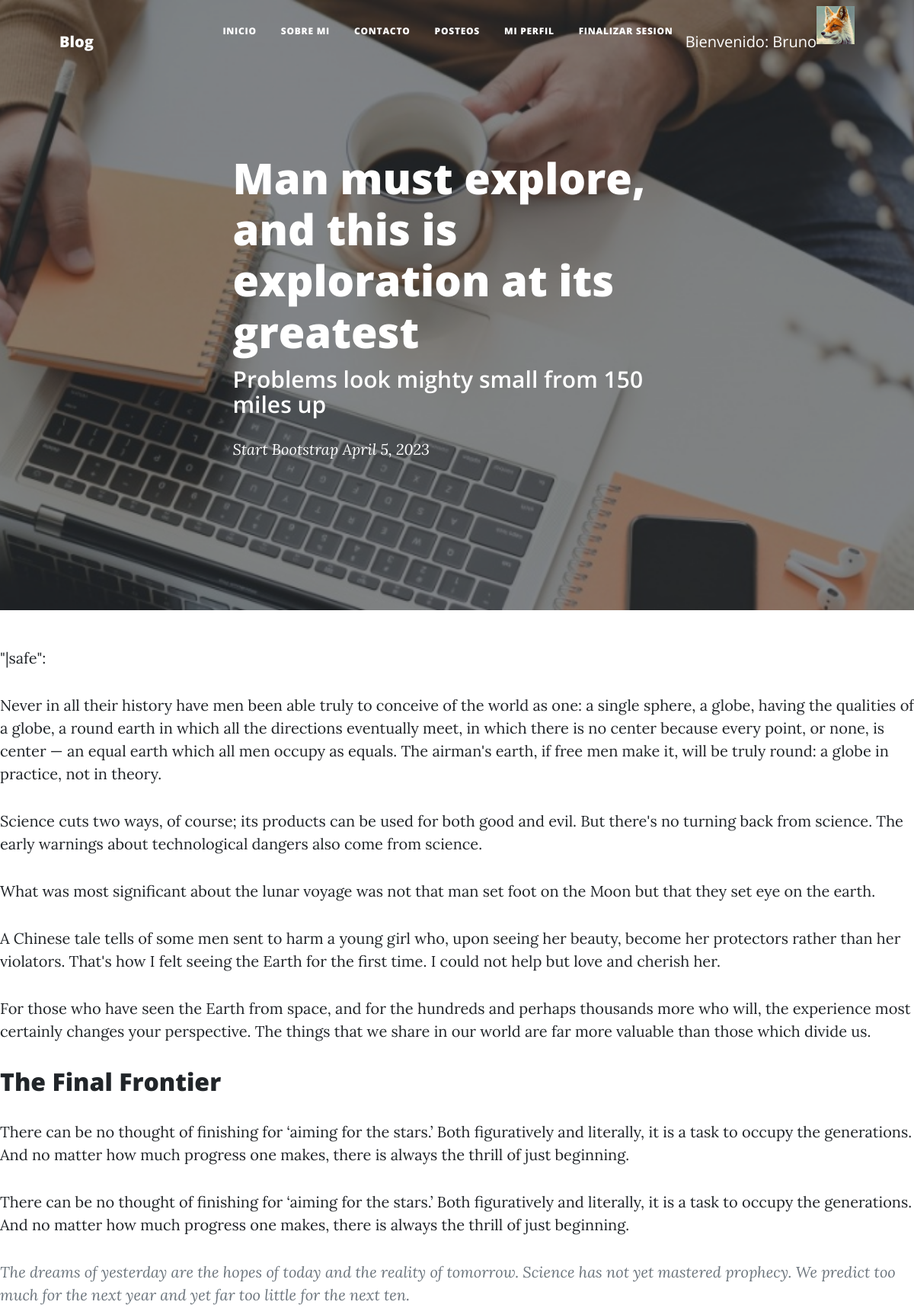
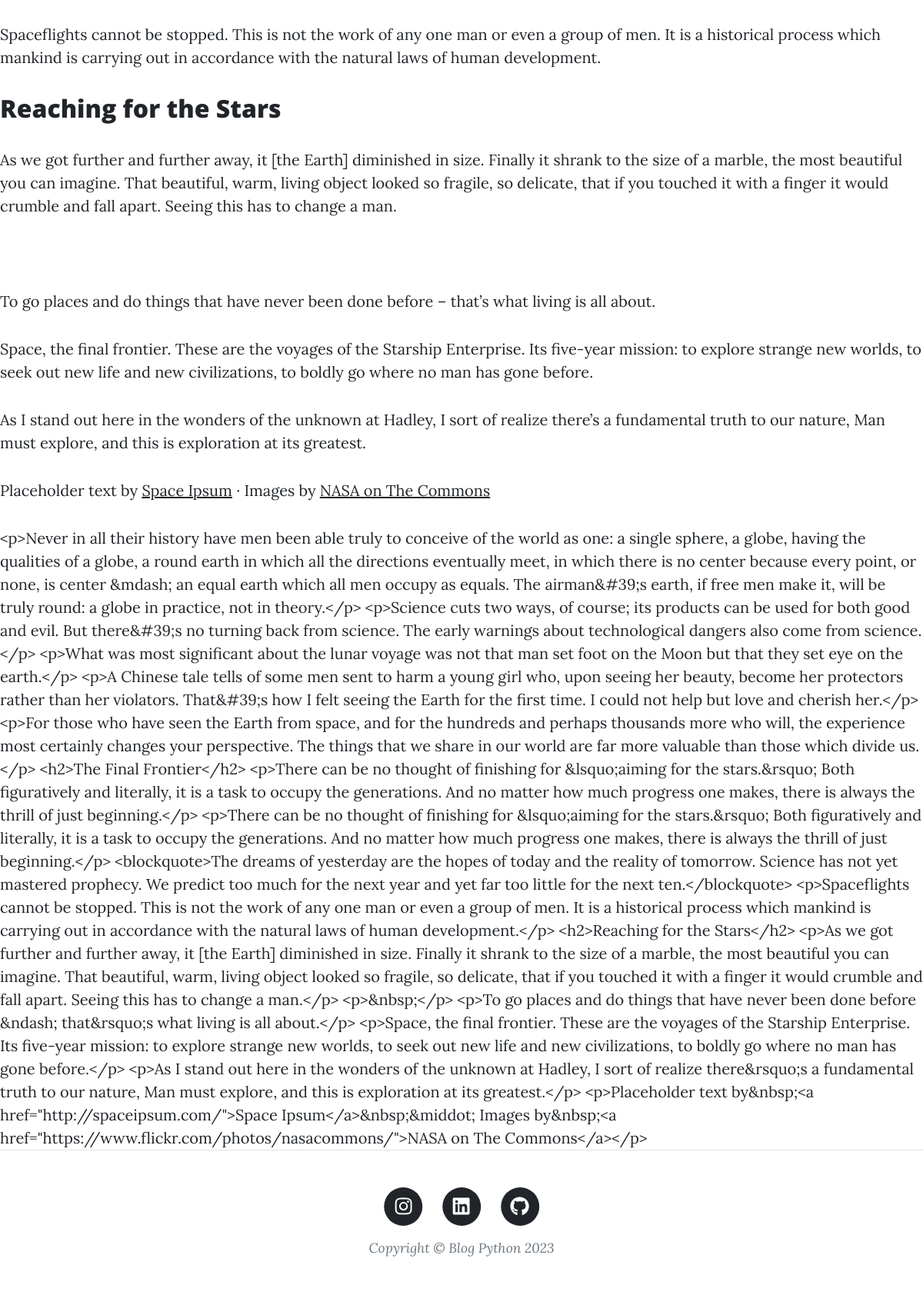
/Blog/vistaPost/3/ (signed in), run on the app's committed database (2 pictures, top to bottom).
### Blog/models.py (models this page shows, shortened)
class Posteos(models.Model):
    titulo = models.CharField(max_length=200)
    subtitulo = models.CharField(max_length=200)
    autor = models.CharField(max_length=50)
    fecha = models.DateField()
    texto = RichTextField()

### Blog/views.py (the view)
# urls.py: path('vistaPost/<int:id>/', vistaPost, name="vistaPost"),
@login_required
def vistaPost(request, id):
    posteo = Posteos.objects.get(id=id)
    context = {'posteo': posteo, "avatar": obtenerAvatar(request)}
    return render(request, 'vistaPost.html', context)

### Blog/views.py (called while the page is built)
@login_required
def obtenerAvatar(request):
    avatares = Avatar.objects.filter(user=request.user.id)
    if len(avatares) != 0:
        return avatares[0].imagen.url
    else:
        return "/media/avatares/default.png"

### Blog/templates/vistaPost.html (shortened to what this page needs)
{% extends "padre.html" %}
{% load static %}
{% block titulo %}
<header class="masthead" style="background-image: url('{% static "assets/img/crearPost-bg.jpg" %}')">
    <div class="container position-relative px-4 px-lg-5">
        <div class="row gx-4 gx-lg-5 justify-content-center">
            <div class="col-md-10 col-lg-8 col-xl-7">
                <div class="post-heading">
                    <h1>{{ posteo.titulo }}</h1>
                    <h2 class="subheading">{{ posteo.subtitulo }}</h2>
                    <span class="meta">
                        <a href="#!">{{ posteo.autor }} {{ posteo.fecha }}</a>
                    </span>
                </div>
            </div>
        </div>
    </div>
{% endblock %}
{% block segundo_contenido_que_cambia %}
"|safe": {{ posteo.texto|safe }}
{{ posteo.texto }}
{% endblock %}

### Blog/templates/padre.html (shortened to what this page needs)
<!DOCTYPE html>
<html lang="en">
    <head>
        {% load static %}
        <link href="{% static 'css/styles.css' %}" rel="stylesheet" />
    </head>
    <body>
        <nav class="navbar navbar-expand-lg navbar-light" id="mainNav">
            <div class="container px-4 px-lg-5">
                <a class="navbar-brand" href="{% url 'Inicio' %}">Blog</a>
                <div class="collapse navbar-collapse" id="navbarResponsive">
                    <ul class="navbar-nav ms-auto py-4 py-lg-0">
                        <li class="nav-item"><a class="nav-link px-lg-3 py-3 py-lg-4" href="{% url 'Inicio' %}">Inicio</a></li>
                        <li class="nav-item"><a class="nav-link px-lg-3 py-3 py-lg-4" href="{% url 'SobreMi' %}">Sobre Mi</a></li>
                        <li class="nav-item"><a class="nav-link px-lg-3 py-3 py-lg-4" href="{% url 'Contacto' %}">Contacto</a></li>
                        {% if user.is_authenticated %}
                        <li class="nav-item"><a class="nav-link px-lg-3 py-3 py-lg-4" href="{% url 'Posteos' %}">Posteos</a></li>
                        <li class="nav-item"><a class="nav-link px-lg-3 py-3 py-lg-4" href="{% url 'miPerfil' %}">Mi Perfil</a></li>
                        <li class="nav-item"><a class="nav-link px-lg-3 py-3 py-lg-4" href="{% url 'FinalizarSesion' %}">Finalizar Sesion</a></li>
                        <user class="username"><a style="margin-top: 20px; color: white;"><p>Bienvenido: {{ user.username }} </p></a></user>
                        <img src="{{ avatar }}" alt="Avatar" style="width:50px;height:50px;"/>
                        {% else %}
                        <li class="nav-item"><a class="nav-link px-lg-3 py-3 py-lg-4" href="{% url 'IniciarSesion' %}">Iniciar Sesion</a></li>
                        <li class="nav-item"><a class="nav-link px-lg-3 py-3 py-lg-4" href="{% url 'Registro' %}">Registro</a></li>
                        {% endif %}
                    </ul>
                </div>
            </div>
        </nav>
                            {% block titulo %}
                            {% endblock %}
        </header>
        {% block segundo_contenido_que_cambia %}
        {% endblock %}
        <footer class="border-top">
            <div class="container px-4 px-lg-5">
                <div class="row gx-4 gx-lg-5 justify-content-center">
                    <div class="col-md-10 col-lg-8 col-xl-7">
                        <ul class="list-inline text-center">
                            <li class="list-inline-item">
                                <a href="https://www.instagram.com/virginia.aye/">
                                    <span class="fa-stack fa-lg">
                                        <i class="fas fa-circle fa-stack-2x"></i>
                                        <i class="fab fa-instagram fa-stack-1x fa-inverse"></i>
                                    </span>
                                </a>
                            </li>
                            <li class="list-inline-item">
                                <a href="https://www.linkedin.com/in/virginia-barrios-53996a171/">
                                    <span class="fa-stack fa-lg">
                                        <i class="fas fa-circle fa-stack-2x"></i>
                                        <i class="fab fa-linkedin fa-stack-1x fa-inverse"></i>
                                    </span>
                                </a>
                            </li>
                            <li class="list-inline-item">
                                <a href="https://github.com/VirginiaBarrios">
                                    <span class="fa-stack fa-lg">
                                        <i class="fas fa-circle fa-stack-2x"></i>
                                        <i class="fab fa-github fa-stack-1x fa-inverse"></i>
                                    </span>
                                </a>
                            </li>
                        </ul>
                        <div class="small text-center text-muted fst-italic">Copyright &copy; Blog Python 2023</div>
                    </div>
                </div>
            </div>
        </footer>
    </body>
</html>

### data on the page
Posteos: titulo "Man must explore, and this is exploration at its greatest", subtitulo "Problems look mighty small from 150 miles up", autor "Start Bootstrap", fecha "April 5, 2023", texto "Never in all their history have men been able truly to conceive of the world as one: a single sphere, a globe, having the qualities of a globe, a round earth in which all the directions eventually meet, in which there is no center because every point, or none, is center — an equal earth which all men occupy as equals. The airman's earth, if free men make it, will be truly round: a globe in practice, not in theory. Science cuts two ways, of course; its products can be used for both good and evil. But there's no turning back from science. The early warnings about technological dangers also come from science. What was most significant about the lunar voyage was not that man set foot on the…", texto "<p>Never in all their history have men been able truly to conceive of the world as one: a single sphere, a globe, having the qualities of a globe, a round earth in which all the directions eventually meet, in which there is no center because every point, or none, is center &mdash; an equal earth which all men occupy as equals. The airman&#39;s earth, if free men make it, will be truly round: a globe in practice, not in theory.</p> <p>Science cuts two ways, of course; its products can be used for both good and evil. But there&#39;s no turning back from science. The early warnings about technological dangers also come from science.</p> <p>What was most significant about the lunar voyage was…"

### other printed values
{{ user.username }} "Bruno"
